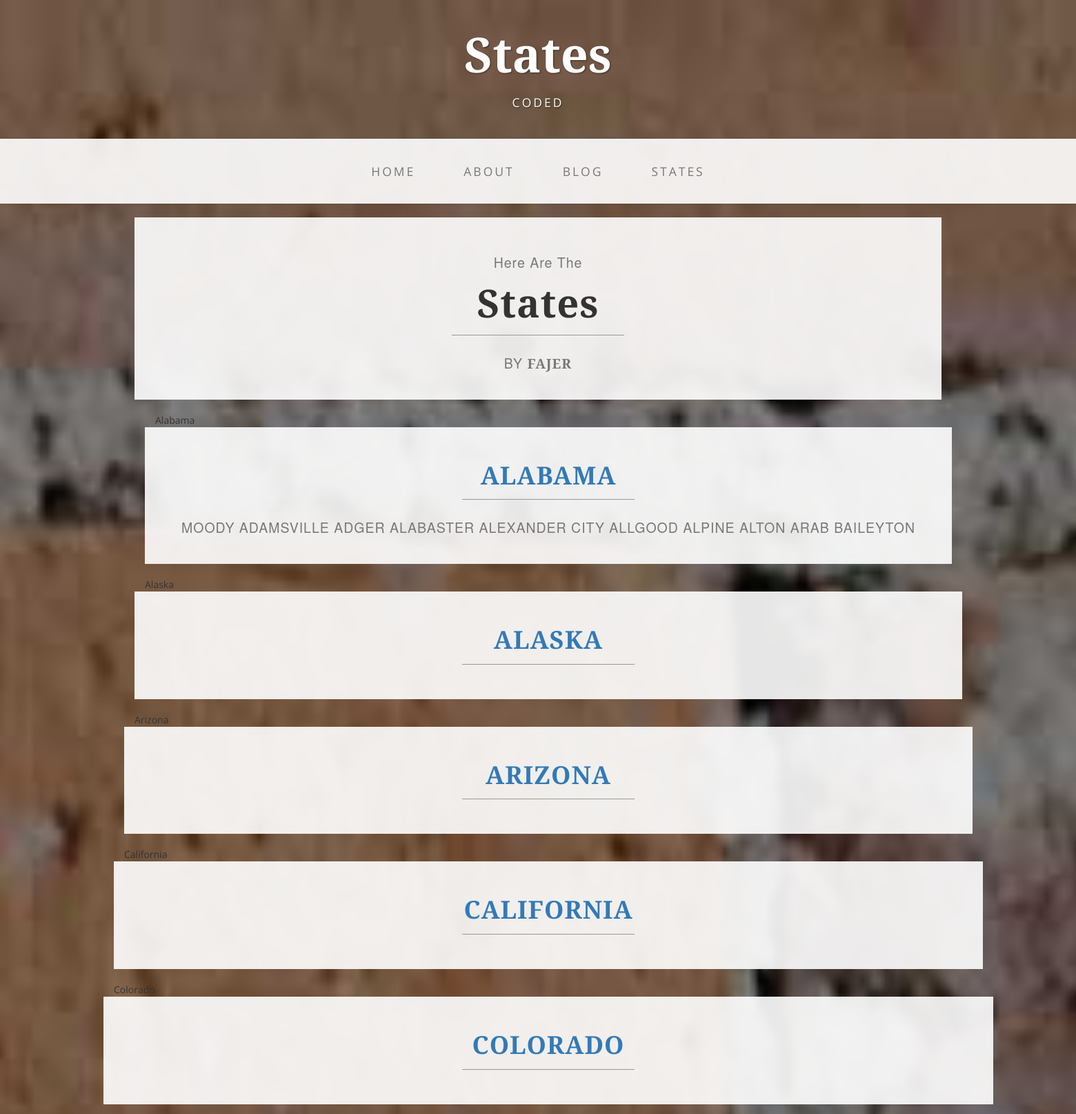
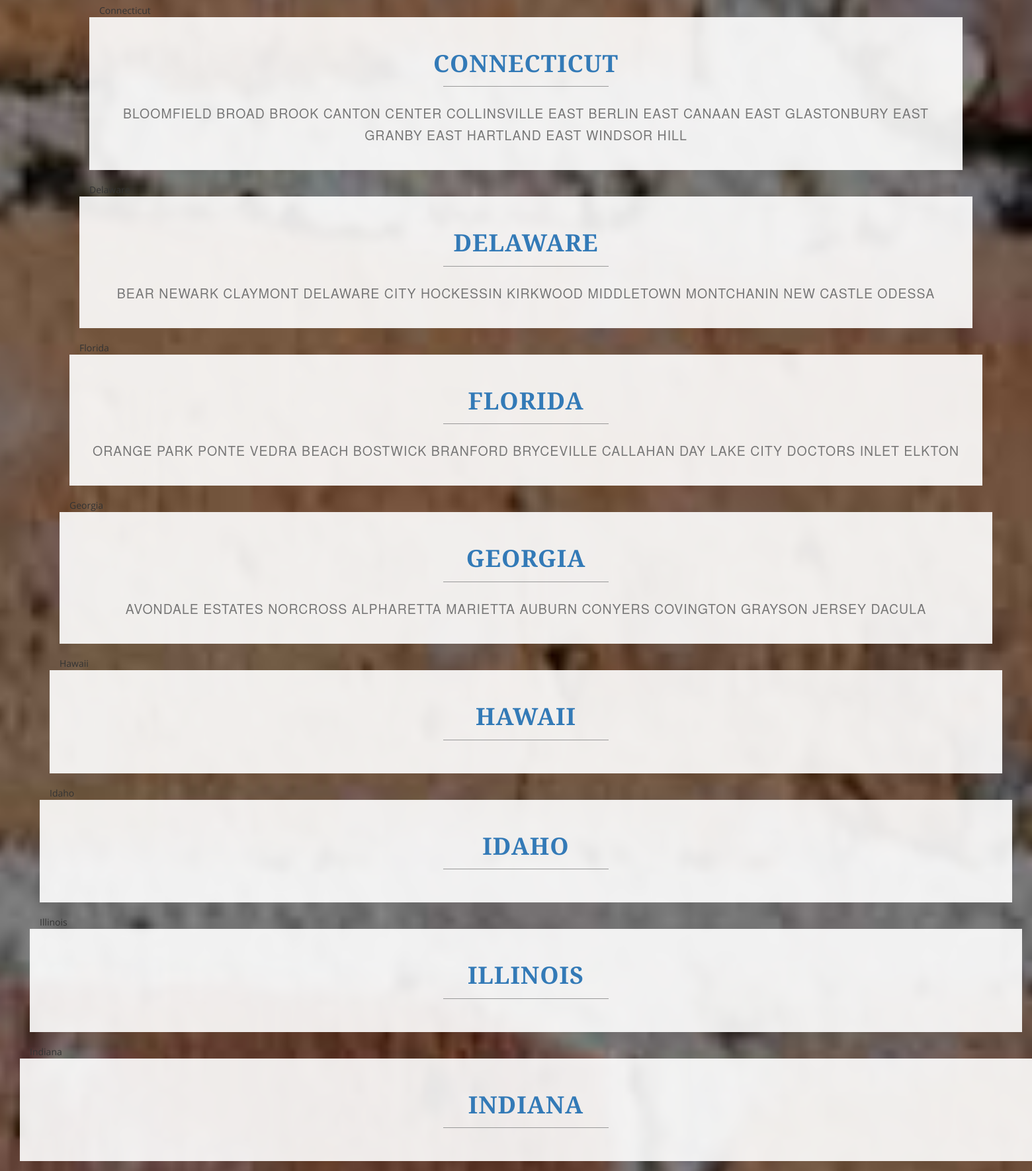
The page /template_view/ (upper part) on the database its author committed (2 pictures, top to bottom).
### main/models.py (models this page shows)
class State(models.Model):
	abbreviation = models.CharField(max_length=2, null=True, blank=True)
	name = models.CharField(max_length=100)
	def __unicode__(self):
	    return self.name

class City(models.Model):
	name = models.CharField(max_length=100)
	state = models.ForeignKey('main.State')
	zip_code = models.CharField(max_length=100, null=True, blank=True)
	latitude = models.FloatField(null=True, blank=True)
	longitude = models.FloatField(null=True, blank=True)
	county = models.CharField(max_length=100, null= True, blank = True)
	def __unicode__(self):
		return self.name

### main/views.py (the view)
# urls.py: url(r'^template_view/$', 'main.views.template_view'),
def template_view(request):
	context = {}
	states = State.objects.all()
	context['states'] = states
	for state in states:
		print state
		print state.city_set.all()
	return render(request, 'state_list.html', context)

### main/templates/state_list.html (shortened to what this page needs)
{% extends 'base.html' %}
{% block body %}
	<div class='container' >
		{% for state in states %}
   			 {{ state }}
		<div class='row'>
		<div class='box'>
			<div class = "col-lg-12 text-center">
				<h1 clas="brand-name"><a href="/state_detail/{{state.name}}">{{ state.name }}</a></h1>
				<hr class="tagline-divider">
				<h2>
					<small>
					{% for city in state.city_set.all|slice:":10" %}
						{{ city.name }}
					{% endfor %}
					</small>
				</h2>
			</div>
		</div>
		{% endfor %}
	</div>
{% endblock %}

### main/templates/base.html (shortened to what this page needs)
{% load staticfiles %}
<!DOCTYPE html>
<html>
<head>
	<link rel="stylesheet" href="{% static 'css/bootstrap.min.css' %}" >
	<link rel="stylesheet" href="{% static 'css/bootstrap-theme.min.css' %}" >
	<link rel="stylesheet" href="{% static 'css/main.css' %}" >
	<link href="{% static 'css/bootstrap.min.css' %}" rel="stylesheet">
	<link href="{% static 'css/business-casual.css' %}" rel="stylesheet">
</head>
<body>
	<div class="brand">States</div>
	<div class="address-bar">Coded</div>
	<nav class="navbar navbar-default" role="navigation">
		<div class="container">
			<div class="collapse navbar-collapse" id="bs-example-navbar-collapse-1">
				<ul class="nav navbar-nav">
					<li>
						<a href="index.html">Home</a>
					</li>
					<li>
						<a href="about.html">About</a>
					</li>
					<li>
						<a href="blog.html">Blog</a>
					</li>
					<li>
						<a href="contact.html">States</a>
					</li>
				</ul>
			</div>
		</div>
	</nav>
	<div class="container">
		<div class="row">
			<div class="box">
				<div class="col-lg-12 text-center">
					<h2 class="brand-before">
						<small>Here are the</small>
					</h2>
					<h1 class="brand-name">States</h1>
					<hr class="tagline-divider">
					<h2>
						<small>By
							<strong>Fajer</strong>
						</small>
					</h2>
				</div>
			</div>
		</div>
		{%block body%}
		{%endblock%}
	</body>
</html>

### main/static/css/business-casual.css (style rules this page uses)
body { font-family: "Open Sans","Helvetica Neue",Helvetica,Arial,sans-serif; background: url('../img/bg.jpg') no-repeat center center fixed; -webkit-background-size: cover; -moz-background-size: cover; background-size: cover; -o-background-size: cover; }
h1, h2, h3, h4, h5, h6 { text-transform: uppercase; font-family: "Josefin Slab","Helvetica Neue",Helvetica,Arial,sans-serif; font-weight: 700; letter-spacing: 1px; }
hr { max-width: 400px; border-color: #999999; }
.brand, .address-bar { display: none; }
.navbar-nav { text-transform: uppercase; font-weight: 400; letter-spacing: 3px; }
.brand-before, .brand-name { text-transform: capitalize; }
.brand-before { margin: 15px 0; }
.brand-name { margin: 0; font-size: 4em; }
.tagline-divider { margin: 15px auto 3px; max-width: 250px; border-color: #999999; }
.box { margin-bottom: 20px; padding: 30px 15px; background: #fff; background: rgba(255,255,255,0.9); }
@media screen and (min-width:768px) { .brand { display: inherit; margin: 0; padding: 30px 0 10px; text-align: center; text-shadow: 1px 1px 2px rgba(0,0,0,0.5); font-family: "Josefin Slab","Helvetica Neue",Helvetica,Arial,sans-serif; font-size: 5em; font-weight: 700; line-height: normal; color: #fff; } }
@media screen and (min-width:768px) { .address-bar { display: inherit; margin: 0; padding: 0 0 40px; text-align: center; text-shadow: 1px 1px 2px rgba(0,0,0,0.5); text-transform: uppercase; font-size: 1.25em; font-weight: 400; letter-spacing: 3px; color: #fff; } }
@media screen and (min-width:768px) { .navbar { border-radius: 0; } }
@media screen and (min-width:768px) { .navbar { min-height: 0; } }
@media screen and (min-width:768px) { .navbar-default { border: none; background: #fff; background: rgba(255,255,255,0.9); } }
@media screen and (min-width:768px) { .nav>li>a { padding: 35px; } }
@media screen and (min-width:768px) { .navbar-nav>li>a { line-height: normal; } }
@media screen and (min-width:768px) { .navbar-nav { display: table; float: none; margin: 0 auto; table-layout: fixed; font-size: 1.25em; } }
@media screen and (min-width:1200px) { .box:after { content: ''; display: table; clear: both; } }

### rows shown on the page
State: name "Alabama", name "ALABAMA"
State: name "Alaska", name "ALASKA"
State: name "Arizona", name "ARIZONA"
State: name "California", name "CALIFORNIA"
State: name "Colorado", name "COLORADO"
State: name "Connecticut", name "CONNECTICUT"
City: name "BLOOMFIELD"
City: name "BROAD BROOK"
City: name "CANTON CENTER"
City: name "COLLINSVILLE"
City: name "EAST BERLIN"
City: name "EAST CANAAN"
City: name "EAST GLASTONBURY"
City: name "EAST GRANBY"
City: name "EAST HARTLAND"
City: name "EAST WINDSOR HILL"
State: name "Delaware", name "DELAWARE"
State: name "Florida", name "FLORIDA"
State: name "Georgia", name "GEORGIA"
State: name "Hawaii", name "HAWAII"
State: name "Idaho", name "IDAHO"
State: name "Illinois", name "ILLINOIS"
State: name "Indiana", name "INDIANA"
